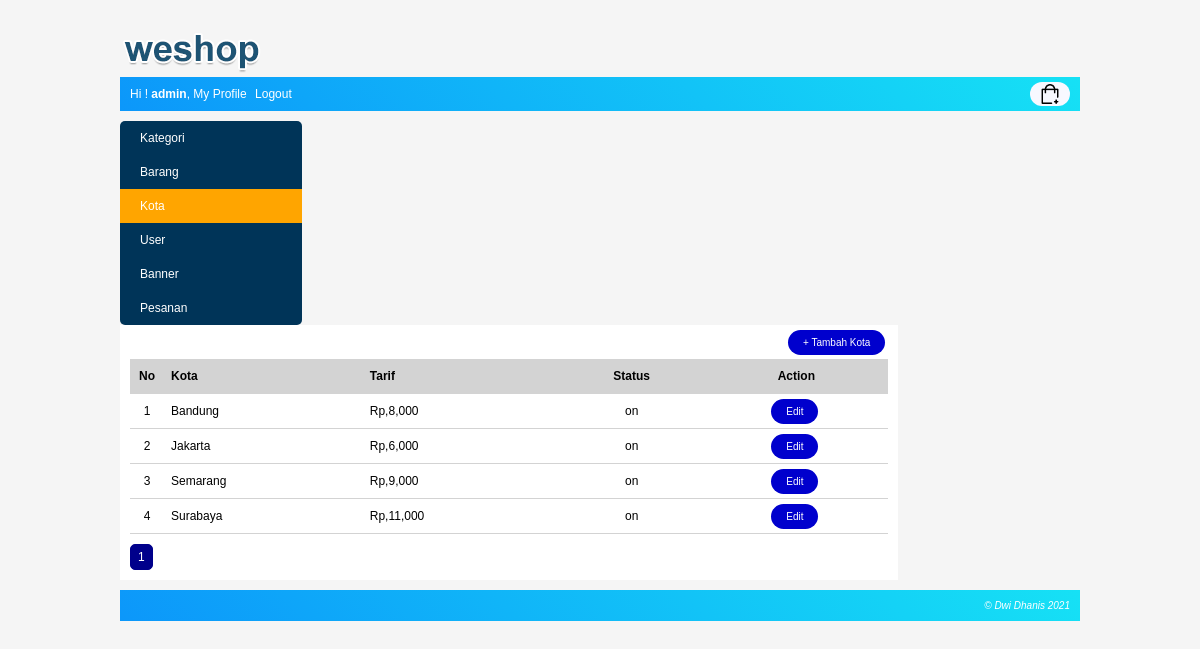
Screenshot of /index.php?page=my_profile&module=kota&action=list (signed in) with the database file from the repository.
### tables this page shows
CREATE TABLE `kota` (
  `kota_id` int(10) NOT NULL,
  `kota` varchar(150) NOT NULL,
  `tarif` int(10) NOT NULL,
  `status` enum('on','off') NOT NULL
);

### module/kota/list.php (the view, shortened to what this page needs)
<div id="frame-tambah">
	<a class="tombol-action" href="<?php echo BASE_URL."index.php?page=my_profile&module=kota&action=form"; ?>">+ Tambah Kota</a>
</div>
<?php
    $pagination = isset($_GET["pagination"]) ? $_GET["pagination"] : 1;
    $data_per_halaman = 5;
    $mulai_dari = ($pagination-1) * $data_per_halaman;
	$queryKota = mysqli_query($koneksi, "SELECT * FROM kota ORDER BY kota ASC LIMIT $mulai_dari, $data_per_halaman");
	if(mysqli_num_rows($queryKota) == 0){
		echo "<h3>Saat ini belum ada nama kota yang didalam database.</h3>";
	}
	else{
		echo "<table class='table-list'>";
			echo "<tr class='baris-title'>
					<th class='kolom-nomor'>No</th>
					<th class='kiri'>Kota</th>
					<th class='kiri'>Tarif</th>
					<th class='tengah'>Status</th>
					<th class='tengah'>Action</th>
				 </tr>";
        $no=1 + $mulai_dari;
		while($rowKota=mysqli_fetch_assoc($queryKota)){
				echo "<tr>
						<td class='kolom-nomor'>$no</td>
						<td>$rowKota[kota]</td>
						<td>".rupiah($rowKota['tarif'])."</td>
						<td class='tengah'>$rowKota[status]</td>
						<td class='tengah'>
							<a class='tombol-action' href='".BASE_URL."index.php?page=my_profile&module=kota&action=form&kota_id=$rowKota[kota_id]"."'>Edit</a>
						</td>
					 </tr>";
				$no++;
			}
		echo "</table>";
	}
?>

### css/style.css (style rules this page uses)
body { font-family: Arial, Helvetica, sans-serif; font-size: 12px; background-color: whitesmoke; margin: 0px; }
.tombol-action { background: mediumblue; color: white; padding: 7px 15px; border-radius: 15px; cursor: pointer; text-decoration: none; font-size: 10px; margin-right: 3px; }
#frame-tambah { margin-bottom: 10px; text-align: right; }
.tengah { text-align: center; }
.kiri { text-align: left; }
.kolom-nomor { width: 20px; text-align: center; }
.table-list tr th, .table-list tr td { padding: 10px 7px; }
.table-list tr.baris-title { background: lightgrey; }
.table-list { width: 100%; border-collapse: collapse; }
.table-list tr { border-bottom: 1px solid lightgrey; }

### rows the page displays
kota: kota "Bandung", tarif "Rp,8,000", status "on"
kota: kota "Jakarta", tarif "Rp,6,000", status "on"
kota: kota "Semarang", tarif "Rp,9,000", status "on"
kota: kota "Surabaya", tarif "Rp,11,000", status "on"

### other values shown
$nama "admin"
